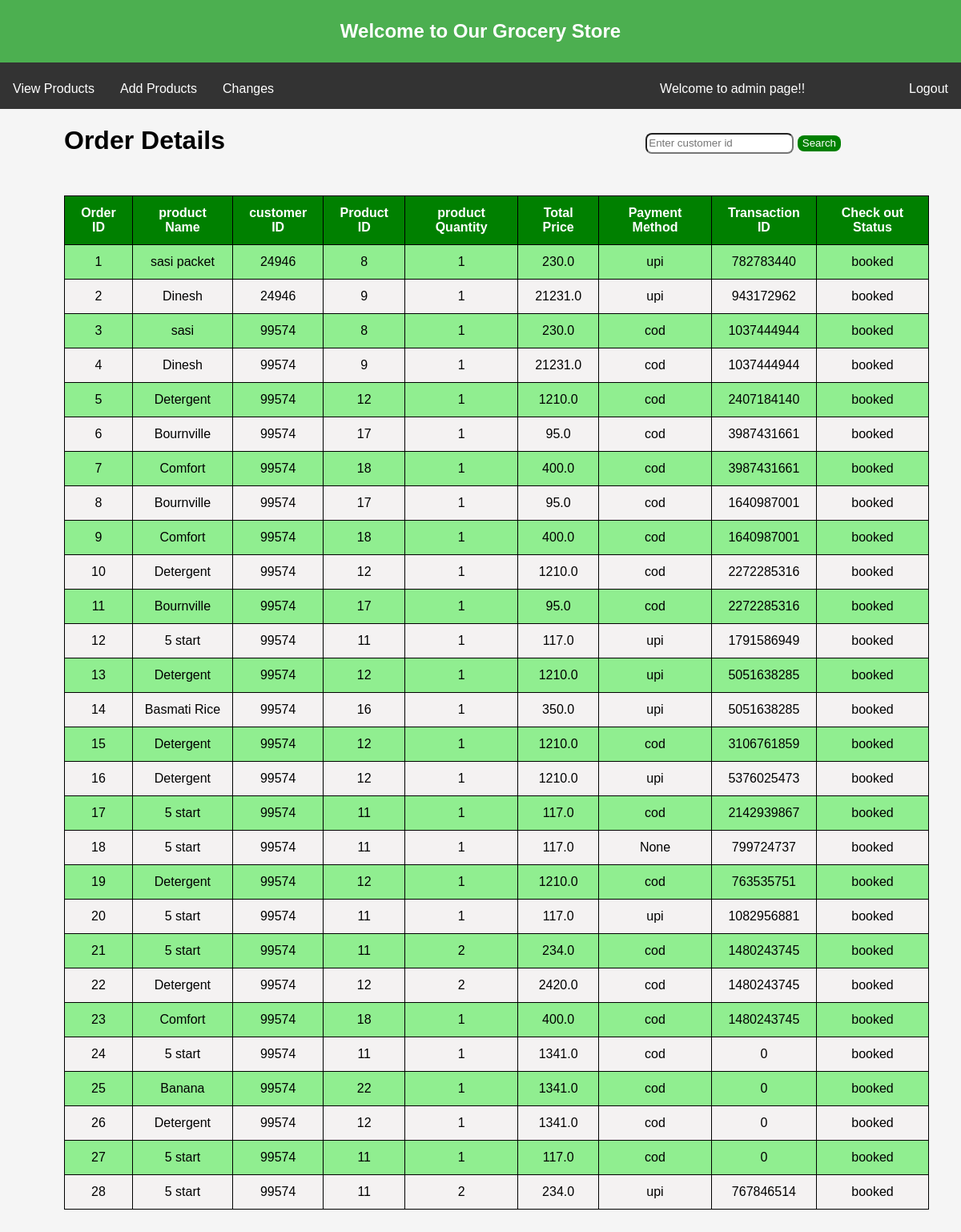
Screenshot of /orderspage with the database file from the repository.
### tables this page shows
CREATE TABLE orders (
        orderid INTEGER PRIMARY KEY AUTOINCREMENT,
        orderdate TEXT,
        cid INTEGER NOT NULL,
        pid INTEGER,
        pname TEXT,
        quantity INTEGER,
        totalprice REAL,
        payment_method TEXT,
        transaction_id TEXT,
        checkoutstatus TEXT
    );

### grocery_main.py (the view)
@app.route('/orderspage', methods=['GET', 'POST'])
def orderpage():
    conn = sqlite3.connect('database.db')
    if request.method == 'POST' and 'cid' in request.form:
        customer_id = request.form['cid']
        query = 'SELECT * FROM orders WHERE cid = ?'
        res = conn.execute(query, (customer_id,)).fetchall()
    else:
        res = conn.execute('SELECT * FROM orders').fetchall()
    conn.close()
    return render_template('orders.html', orders=res)

### templates/orders.html (shortened to what this page needs)
<!DOCTYPE html>
<html lang="en">
<head>
      <link rel="stylesheet" href="{{ url_for('static', filename='index.css') }}"/>
</head>
<body>
<header>
    <h2>Welcome to Our Grocery Store</h2>
</header>
 <nav>
     <a href="/products" style="margin-top:10px;">View Products</a>
    <a href="/add_product" style="margin-top:10px;">Add Products</a>
    <div class="dropdown">
        <button class="dropbtn">Changes</button>
    </div>
    <a style="height: 20px;margin-left:450px;margin-top:10px;float:left;" href="">Welcome to admin page!!</a>
    <a style="margin-top:10px;float:right;" href="/">Logout</a>
</nav>
<div class="search">
    <form action="/orderspage" method="post">
        <input type="text" name="cid" placeholder="Enter customer id">
        <button type="submit">Search</button>
    </form>
</div>
<h1 style="margin-left:80px;">Order Details</h1>
{%if orders%}
<table>
    <thead>
               <th>Order ID</th>
               <th>product Name</th>
               <th>customer ID</th>
               <th>Product ID</th>
               <th>product Quantity</th>
               <th>Total Price</th>
               <th>Payment Method</th>
               <th>Transaction ID</th>
               <th>Check out Status</th>
               </thead>
                <tbody>
                    {% for order in orders %}
                    <tr>
                        <td>{{order[0]}}</td>
                        <td>{{order[4]}}</td>
                        <td>{{order[2]}}</td>
                        <td>{{order[3]}}</td>
                        <td>{{order[5]}}</td>
                        <td>{{order[6]}}</td>
                        <td>{{order[7]}}</td>
                        <td>{{order[8]}}</td>
                        <td>{{order[9]}}</td>
                    </tr>
                {%endfor%}
                </tbody>
</table>
{%endif%}
</body>
</html>

### static/index.css (style rules this page uses)
body { font-family: Arial, sans-serif; margin: 0; padding: 0; background-color: #f5f5f5; }
header { background-color: #4CAF50; padding: 5px; text-align: center; color: white; }
nav { background-color: #333; overflow: hidden; }
nav a { float: left; display: block; color: white; text-align: center; padding: 14px 16px; text-decoration: none; transition: background-color 0.3s; }
.dropdown { margin-top: 10px; float: left; overflow: hidden; }
.dropdown .dropbtn { font-size: 16px; border: none; outline: none; color: white; padding: 14px 16px; background-color: inherit; font-family: inherit; margin: 0; }

### templates/orders.html (style rules this page uses)
table, th, td,tr { border: 1px solid black; border-collapse: collapse; padding:10px; margin-left:40px; margin-bottom:30px; }
table { width: 90%; border-collapse: collapse; margin-top:50px; margin-left:80px; }
th { background-color:green; padding: 12px; text-align: center; color:white; border: 1px solid black; }
td { padding: 12px; text-align: center; }
tr:nth-child(odd) { background:#90EE90; }
tr:nth-child(even) { background-color: rgba(243, 238,238,0.4); }
.search { top:30%; float:right; margin-right:150px; margin-top:30px; }
.search input { border-radius:8px; height:20px; }
button { border:none; border-radius:8px; color:white; height:20px; background-color:green; }

### rows the page displays
orders: orderid "1", pname "sasi packet", cid "24946", pid "8", quantity "1", totalprice "230.0", payment_method "upi", transaction "782783440", checkoutstatus "booked"
orders: orderid "2", pname "Dinesh", cid "24946", pid "9", quantity "1", totalprice "21231.0", payment_method "upi", transaction "943172962", checkoutstatus "booked"
orders: orderid "3", pname "sasi", cid "99574", pid "8", quantity "1", totalprice "230.0", payment_method "cod", transaction "1037444944", checkoutstatus "booked"
orders: orderid "4", pname "Dinesh", cid "99574", pid "9", quantity "1", totalprice "21231.0", payment_method "cod", transaction "1037444944", checkoutstatus "booked"
orders: orderid "5", pname "Detergent", cid "99574", pid "12", quantity "1", totalprice "1210.0", payment_method "cod", transaction "2407184140", checkoutstatus "booked"
orders: orderid "6", pname "Bournville", cid "99574", pid "17", quantity "1", totalprice "95.0", payment_method "cod", transaction "3987431661", checkoutstatus "booked"
orders: orderid "7", pname "Comfort", cid "99574", pid "18", quantity "1", totalprice "400.0", payment_method "cod", transaction "3987431661", checkoutstatus "booked"
orders: orderid "8", pname "Bournville", cid "99574", pid "17", quantity "1", totalprice "95.0", payment_method "cod", transaction "1640987001", checkoutstatus "booked"
orders: orderid "9", pname "Comfort", cid "99574", pid "18", quantity "1", totalprice "400.0", payment_method "cod", transaction "1640987001", checkoutstatus "booked"
orders: orderid "10", pname "Detergent", cid "99574", pid "12", quantity "1", totalprice "1210.0", payment_method "cod", transaction "2272285316", checkoutstatus "booked"
orders: orderid "11", pname "Bournville", cid "99574", pid "17", quantity "1", totalprice "95.0", payment_method "cod", transaction "2272285316", checkoutstatus "booked"
orders: orderid "12", pname "5 start", cid "99574", pid "11", quantity "1", totalprice "117.0", payment_method "upi", transaction "1791586949", checkoutstatus "booked"
orders: orderid "13", pname "Detergent", cid "99574", pid "12", quantity "1", totalprice "1210.0", payment_method "upi", transaction "5051638285", checkoutstatus "booked"
orders: orderid "14", pname "Basmati Rice", cid "99574", pid "16", quantity "1", totalprice "350.0", payment_method "upi", transaction "5051638285", checkoutstatus "booked"
orders: orderid "15", pname "Detergent", cid "99574", pid "12", quantity "1", totalprice "1210.0", payment_method "cod", transaction "3106761859", checkoutstatus "booked"
orders: orderid "16", pname "Detergent", cid "99574", pid "12", quantity "1", totalprice "1210.0", payment_method "upi", transaction "5376025473", checkoutstatus "booked"
orders: orderid "17", pname "5 start", cid "99574", pid "11", quantity "1", totalprice "117.0", payment_method "cod", transaction "2142939867", checkoutstatus "booked"
orders: orderid "18", pname "5 start", cid "99574", pid "11", quantity "1", totalprice "117.0", order "None", transaction "799724737", checkoutstatus "booked"
orders: orderid "19", pname "Detergent", cid "99574", pid "12", quantity "1", totalprice "1210.0", payment_method "cod", transaction "763535751", checkoutstatus "booked"
orders: orderid "20", pname "5 start", cid "99574", pid "11", quantity "1", totalprice "117.0", payment_method "upi", transaction "1082956881", checkoutstatus "booked"
orders: orderid "21", pname "5 start", cid "99574", pid "11", quantity "2", totalprice "234.0", payment_method "cod", transaction "1480243745", checkoutstatus "booked"
orders: orderid "22", pname "Detergent", cid "99574", pid "12", quantity "2", totalprice "2420.0", payment_method "cod", transaction "1480243745", checkoutstatus "booked"
orders: orderid "23", pname "Comfort", cid "99574", pid "18", quantity "1", totalprice "400.0", payment_method "cod", transaction "1480243745", checkoutstatus "booked"
orders: orderid "24", pname "5 start", cid "99574", pid "11", quantity "1", totalprice "1341.0", payment_method "cod", transaction "0", checkoutstatus "booked"
orders: orderid "25", pname "Banana", cid "99574", pid "22", quantity "1", totalprice "1341.0", payment_method "cod", transaction "0", checkoutstatus "booked"
orders: orderid "26", pname "Detergent", cid "99574", pid "12", quantity "1", totalprice "1341.0", payment_method "cod", transaction "0", checkoutstatus "booked"
orders: orderid "27", pname "5 start", cid "99574", pid "11", quantity "1", totalprice "117.0", payment_method "cod", transaction "0", checkoutstatus "booked"
orders: orderid "28", pname "5 start", cid "99574", pid "11", quantity "2", totalprice "234.0", payment_method "upi", transaction "767846514", checkoutstatus "booked"
